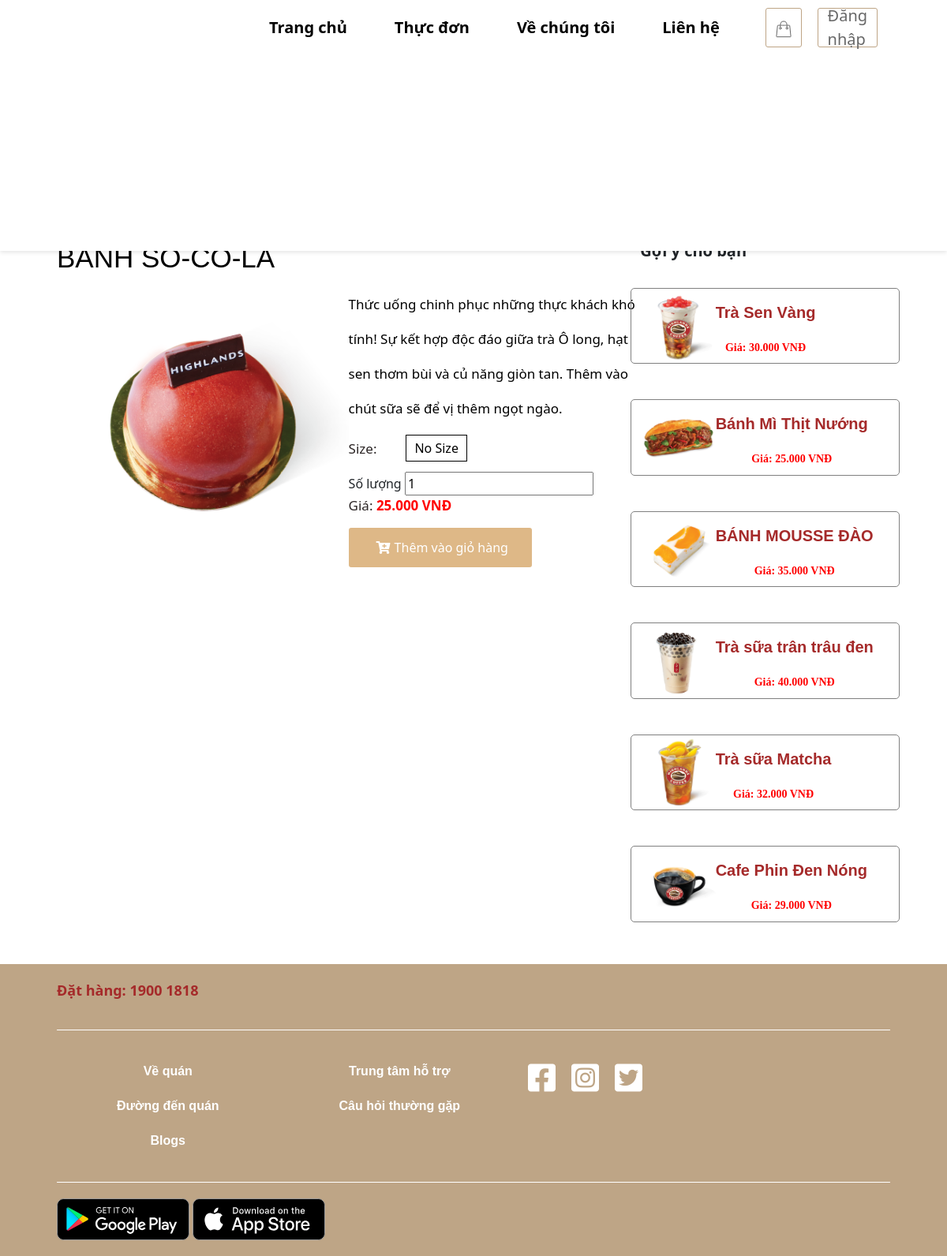
Page /details.php?id=1 on the committed database.
### tables this page shows
CREATE TABLE `product` (
    `id` int(11) NOT NULL,
    `title` varchar(200) NOT NULL,
    `price` float NOT NULL,
    `number` float NOT NULL,
    `thumbnail` varchar(500) NOT NULL,
    `content` longtext NOT NULL,
    `id_category` int(11) NOT NULL,
    `created_at` datetime DEFAULT NULL,
    `updated_at` datetime DEFAULT NULL
  );

CREATE TABLE `product_size` (
    `id` int(11) NOT NULL AUTO_INCREMENT,
    `product_id` int(11) NOT NULL,  
    `size` varchar(50) NOT NULL,  
    `price` float NOT NULL,  
    PRIMARY KEY (`id`),
    FOREIGN KEY (`product_id`) REFERENCES `product`(`id`) ON DELETE CASCADE
  );

### database/dbhelper.php (called while the page is built, shortened)
<?php
function executeResult($sql)
{
	$con = mysqli_connect(HOST, USERNAME, PASSWORD, DATABASE);
	$result = mysqli_query($con, $sql);
	$data   = [];
	while ($row = mysqli_fetch_array($result, 1)) {
		$data[] = $row;
	}
	return $data;
}
function executeSingleResult($sql)
{
	$con = mysqli_connect(HOST, USERNAME, PASSWORD, DATABASE);
	$result = mysqli_query($con, $sql);
	$row    = mysqli_fetch_array($result, 1);
	return $row;
}

### details.php (the view, shortened to what this page needs)
<?php require "layout/header.php"; ?>
<?php
require_once('database/dbhelper.php');
if (isset($_GET['id'])) {
    $id = $_GET['id'];
    $sql = 'select * from product where id=' . $id;
    $product = executeSingleResult($sql);
    $sqlSizes = 'SELECT size, price FROM product_size WHERE product_id=' . $id;
    $sizes = executeResult($sqlSizes);
}
?>
<main>
    <div class="container">
        <div id="ant-layout">
        <section class="search-quan">
                <form action="thucdon.php" method="GET">
                </form>
            </section>
        </div>
        <section class="main">
            <section class="oder-product">
                <div class="title">
                    <section class="main-order">
                        <h1><?= $product['title'] ?></h1>
                        <div class="box">
                            <img src="<?='admin/product/'.$product['thumbnail'] ?>" alt="">
                            <div class="about">
                                <p><?= $product['content'] ?></p>
                                <div class="size">
    <p>Size:</p>
    <ul>
        <?php if (count($sizes) > 0): ?>
            <?php foreach ($sizes as $size): ?>
                <li>
                    <a href="javascript:void(0)" onclick="selectSize('<?= $size['size'] ?>', <?= $size['price'] ?>)">
                        <?= $size['size'] ?>
                    </a>
                </li>
            <?php endforeach; ?>
        <?php else: ?>
            <li><a href="javascript:void(0)" class="selected">No Size</a></li>
        <?php endif; ?>
    </ul>
</div>
                                <div class="number">
                                    <span class="number-buy">Số lượng</span>
                                    <input id="num" type="number" value="1" min="1" onchange="updatePrice()">
                                </div>
                                <p class="price">
                                 Giá: <span id="price"><?= number_format($sizes[0]['price'], 0, ',', '.') ?></span>
                                  <span> VNĐ</span>
                                </p>
                                <button class="add-cart" onclick="addToCart(<?= $id ?>)"><i class="fas fa-cart-plus"></i>Thêm vào giỏ hàng</button>
                            </div>
                        </div>
                    </section>
                </div>
                <aside>
                    <h1>Gợi ý cho bạn</h1>
                    <div class="row">
                        <?php
                       $sql = "
                       SELECT
                           product.id,
                           product.title,
                           product.thumbnail,
                           MIN(product_size.price) AS price
                       FROM product
                       LEFT JOIN product_size ON product.id = product_size.product_id
                       WHERE product.id != $id
                       GROUP BY product.id
                       LIMIT 6";
                        $productList = executeResult($sql);
                        foreach ($productList as $item) {
                            echo '
                                    <div class="col">
                                    <a href="details.php?id=' . $item['id'] . '">
                                        <img src="admin/product/' . $item['thumbnail'] . '" alt="' . $item['title'] . '">
                                        <div class="about">
                                            <div class="title">
                                                <p>' . $item['title'] . '</p>
                                                 <span>Giá: ' . number_format($item['price'], 0, ',', '.') . ' VNĐ</span>
                                            </div>
                                        </div>
                                    </a>
                                </div>
                                ';
                        }
                        ?>
                    </div>
                </aside>
            </section>
        </section>
    </div>
</main>
<?php require_once('layout/footer.php'); ?>
</body>
</html>

### css/header.css (style rules this page uses)
body { margin: 0; padding: 0; font-family: SanomatGrabApp, -apple-system, BlinkMacSystemFont, Segoe UI, PingFang SC, Hiragino Sans GB, Microsoft YaHei, Helvetica Neue, Helvetica, Arial, sans-serif, Apple Color Emoji, Segoe UI Emoji, Segoe UI Symbol; }

### css/index.css (style rules this page uses)
main { padding-top: 200px; }
main .container { width: 90%; margin: 0px auto; }
main section.search-quan { width: 100%; margin: 0px auto; position: relative; display: flex; justify-content: center; margin-top:20px; }
main section.search-quan form { width: 100%; }
section.main { padding: 2rem 0; width: 100%; margin: 0px auto; }
section.main a { text-decoration: none; }

### css/details.css (style rules this page uses)
section.main section.oder-product { display: grid; grid-template-columns: auto 30%; }
section.main section.oder-product .title h1 { font-size: 35px; font-family: 'Encode Sans SC', sans-serif; margin: 0px; padding: 0px; color: black; }
section.main section.oder-product .title .main-order .box { display: flex; }
section.main section.oder-product .title .main-order .box img { width: 50%; }
section.main section.oder-product .title .main-order .box .about p { font-size: 17px; color: rgb(44, 38, 38); font-weight: 500; }
section.main section.oder-product .title .main-order .box .about .size { display: flex; }
section.main section.oder-product .title .main-order .box .about .size p { font-weight: 500; }
section.main section.oder-product .title .main-order .box .about .size ul { display: flex; list-style: none; }
section.main section.oder-product .title .main-order .box .about .size ul li a { padding: 5px 10px; border: 1px solid; margin: 0 5px; text-decoration: none; color: black; }
section.main section.oder-product .title .main-order .box .about .number .number-buy { font-weight: 500; }
section.main section.oder-product .title .main-order .box .about .price { font-weight: 500; }
section.main section.oder-product .title .main-order .box .about .price span { color: red; font-weight: 600; }
section.main section.oder-product .title .main-order .box .about .add-cart { padding: 13px 30px; background-color: burlywood; border-radius: 3px; color: white; border: none; }
section.main section.oder-product .title .main-order .box .about .add-cart i { padding: 0 5px; }
aside h1 { font-size: 30px; margin: 0px; padding: 0px; }
aside .row { display: flex; flex-flow: column; }
aside .row .col { border: 1px solid grey; margin: 20px 0px 5px 0px; border-radius: 5px; }
aside .row .col a { display: flex; }
aside .row .col img { width: 30%; }
aside .row .col a .about .title { color: black; }
aside .row .col a .about .title p { padding: 0; margin-top: 5px; font-weight: 600; font-size: 20px; font-family: 'Encode Sans SC', sans-serif; }
aside .row .col a .about .title span { font-weight:bold; color: red; font-family: 'Bebas Neue', cursive ; }

### layout/footer.php (style rules this page uses)
p { font-size: 18px; color:brown; font-weight: bold; }

### details.php (style rules this page uses)
aside h1 { font-size: 20px; margin-bottom: 15px; font-weight: bold; }
.row { display: flex; flex-wrap: wrap; gap: 20px; }
.col { flex: 1 1 calc(33.33% - 20px); box-sizing: border-box; text-align: center; }
.col img { width: 100%; height: auto; border-radius: 8px; }
.col .about { margin-top: 10px; }
.col .title p { font-size: 16px; font-weight: bold; }
.col .title span { font-size: 14px; color: #888; }

### rows in the picture
product: title "BÁNH SÔ-CÔ-LA", thumbnail (picture), content "Thức uống chinh phục những thực khách khó tính! Sự kết hợp độc đáo giữa trà Ô long, hạt sen thơm bùi và củ năng giòn tan. Thêm vào chút sữa sẽ để vị thêm ngọt ngào."
product_size: size "No Size", price "25.000"
product: thumbnail (picture), title "Trà Sen Vàng", price "30.000"
product: thumbnail (picture), title "Bánh Mì Thịt Nướng", price "25.000"
product: thumbnail (picture), title "BÁNH MOUSSE ĐÀO", price "35.000"
product: thumbnail (picture), title "Trà sữa trân trâu đen", price "40.000"
product: thumbnail (picture), title "Trà sữa Matcha", price "32.000"
product: thumbnail (picture), title "Cafe Phin Đen Nóng", price "29.000"
